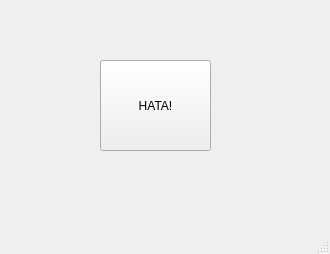
<?xml version="1.0" encoding="UTF-8"?>
<ui version="4.0">
 <class>MainWindow</class>
 <widget class="QMainWindow" name="MainWindow">
  <property name="geometry">
   <rect>
    <x>0</x>
    <y>0</y>
    <width>330</width>
    <height>254</height>
   </rect>
  </property>
  <property name="windowTitle">
   <string>Musa</string>
  </property>
  <widget class="QWidget" name="centralwidget">
   <widget class="QPushButton" name="btnHata">
    <property name="geometry">
     <rect>
      <x>100</x>
      <y>60</y>
      <width>111</width>
      <height>91</height>
     </rect>
    </property>
    <property name="text">
     <string>HATA!</string>
    </property>
   </widget>
  </widget>
  <widget class="QMenuBar" name="menubar">
   <property name="geometry">
    <rect>
     <x>0</x>
     <y>0</y>
     <width>330</width>
     <height>21</height>
    </rect>
   </property>
  </widget>
  <widget class="QStatusBar" name="statusbar"/>
 </widget>
 <resources/>
 <connections/>
</ui>
